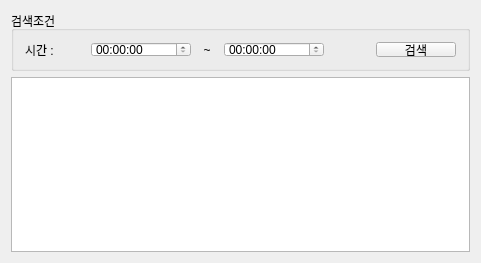
<?xml version="1.0" encoding="UTF-8"?>
<ui version="4.0">
 <class>Widget</class>
 <widget class="QWidget" name="Widget">
  <property name="geometry">
   <rect>
    <x>0</x>
    <y>0</y>
    <width>481</width>
    <height>263</height>
   </rect>
  </property>
  <property name="windowTitle">
   <string>Widget</string>
  </property>
  <layout class="QVBoxLayout" name="verticalLayout">
   <item>
    <widget class="QGroupBox" name="groupBox">
     <property name="minimumSize">
      <size>
       <width>0</width>
       <height>60</height>
      </size>
     </property>
     <property name="maximumSize">
      <size>
       <width>16777215</width>
       <height>60</height>
      </size>
     </property>
     <property name="title">
      <string>검색조건</string>
     </property>
     <layout class="QVBoxLayout" name="verticalLayout_2">
      <item>
       <layout class="QHBoxLayout" name="horizontalLayout_2">
        <item>
         <widget class="QLabel" name="label_2">
          <property name="minimumSize">
           <size>
            <width>60</width>
            <height>0</height>
           </size>
          </property>
          <property name="maximumSize">
           <size>
            <width>60</width>
            <height>16777215</height>
           </size>
          </property>
          <property name="text">
           <string>시간 : </string>
          </property>
         </widget>
        </item>
        <item>
         <widget class="QTimeEdit" name="timeFROM">
          <property name="minimumSize">
           <size>
            <width>100</width>
            <height>0</height>
           </size>
          </property>
          <property name="maximumSize">
           <size>
            <width>100</width>
            <height>16777215</height>
           </size>
          </property>
         </widget>
        </item>
        <item>
         <widget class="QLabel" name="label_4">
          <property name="text">
           <string>  ~  </string>
          </property>
         </widget>
        </item>
        <item>
         <widget class="QTimeEdit" name="timeTO">
          <property name="minimumSize">
           <size>
            <width>100</width>
            <height>0</height>
           </size>
          </property>
          <property name="maximumSize">
           <size>
            <width>100</width>
            <height>16777215</height>
           </size>
          </property>
         </widget>
        </item>
        <item>
         <spacer name="horizontalSpacer_3">
          <property name="orientation">
           <enum>Qt::Horizontal</enum>
          </property>
          <property name="sizeHint" stdset="0">
           <size>
            <width>40</width>
            <height>20</height>
           </size>
          </property>
         </spacer>
        </item>
        <item>
         <widget class="QPushButton" name="pbtSearch">
          <property name="text">
           <string>검색</string>
          </property>
         </widget>
        </item>
       </layout>
      </item>
     </layout>
    </widget>
   </item>
   <item>
    <widget class="QTableView" name="tableView"/>
   </item>
  </layout>
 </widget>
 <layoutdefault spacing="6" margin="11"/>
 <resources/>
 <connections/>
</ui>
